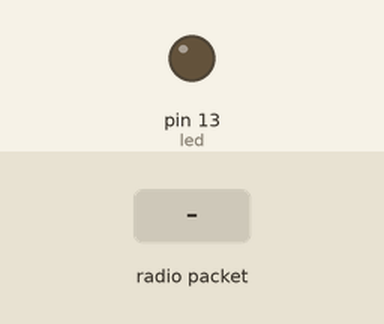
Simulated run of this sketch. Board: Arduino Uno, built with avr-gcc and run on an emulated ATmega328P. Shown: output pins drawn as LEDs (lit = HIGH). The test bench sets the inputs (shaded band). No radio packets arrive unless stated; what the sketch prints to the serial monitor is not drawn.

Above: at 1.2 s.
1.3 s: radio packet "1" arrives
Timing chart, 0 to 4.3 s (numbered marks = the images above; inputs shaded):
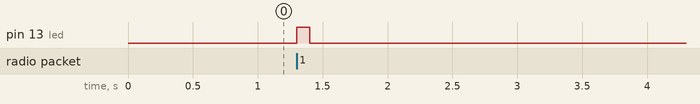

The sketch:

Wireless_Weather_RX.ino
```cpp
/*
 * Arduino Wireless Weather Station
 * Receiver Code
 *
 *
 * by learnelectronics
 * 21 MAR 2017
 *
 * www.youtube.com/c/learnelectronics
 * arduino0169@gmail.com
 *
 */


//-----------------------------------------------------------------------------------------------------
//                                            LIBRARIES
//-----------------------------------------------------------------------------------------------------

#include <VirtualWire.h>


//-----------------------------------------------------------------------------------------------------
//                                            VARIABLES
//-----------------------------------------------------------------------------------------------------
const int led=13;
const int receive_pin = 12;
char temperatureChar[10];
char humidityChar[10];

//-----------------------------------------------------------------------------------------------------
//                                          DATA STRUCTURE
//-----------------------------------------------------------------------------------------------------
struct package                                      //Struct Type Name
{
  float temperature = 0.0;                          //Struct Member
  float humidity = 0.0;                             //Struct Member
};


typedef struct package Package;                     //Define name of
Package data;                                       //Object name

//-----------------------------------------------------------------------------------------------------
//                                              SETUP
//-----------------------------------------------------------------------------------------------------
void setup()
{

Serial.begin(9600);                                 //start serial comms for output

    pinMode(led,OUTPUT);                            //LED set for output
    vw_set_rx_pin(receive_pin);                     //initialize receiver on pin D12
    vw_setup(500);                                  // Bits per sec
    vw_rx_start();                                  // Start the receiver PLL running
}


//-----------------------------------------------------------------------------------------------------
//                                            MAIN LOOP
//-----------------------------------------------------------------------------------------------------
void loop()
{
    uint8_t buf[sizeof(data)];                      //unsigned int 8 bit called buf with size specified in Struct member data
    uint8_t buflen = sizeof(data);                  //unsigned int 8 bit called buflen with size specified in Struct member data

if (vw_have_message())                              //Check for activity
  {
    digitalWrite(led,HIGH);                         //flash LED
    vw_get_message(buf, &buflen);                   //get the data, store in variable buf with length of bufflen
    memcpy(&data,&buf,buflen);                      //memcpy ( void * destination, const void * source, size_t num );

    Serial.print("Temp     ");                      //print header to serial port
    Serial.print((data.temperature*1.8)+32);        //print temperature in F to serial port
    Serial.println("F");                            //print units to serial port with CR


    Serial.print("Humidity ");                      //print header to serial port
    Serial.print(data.humidity);                    //print humidity to serial port
    Serial.println("%");                            //print units to serial port with CR
    delay(100);                                     //wait 100 miliseconds
    digitalWrite(led,LOW);                          //led off
  }
}
```

Measured:
- after the input at 1.3 s, pin 13 (led): LOW → HIGH at once, → LOW 0.10 s later
